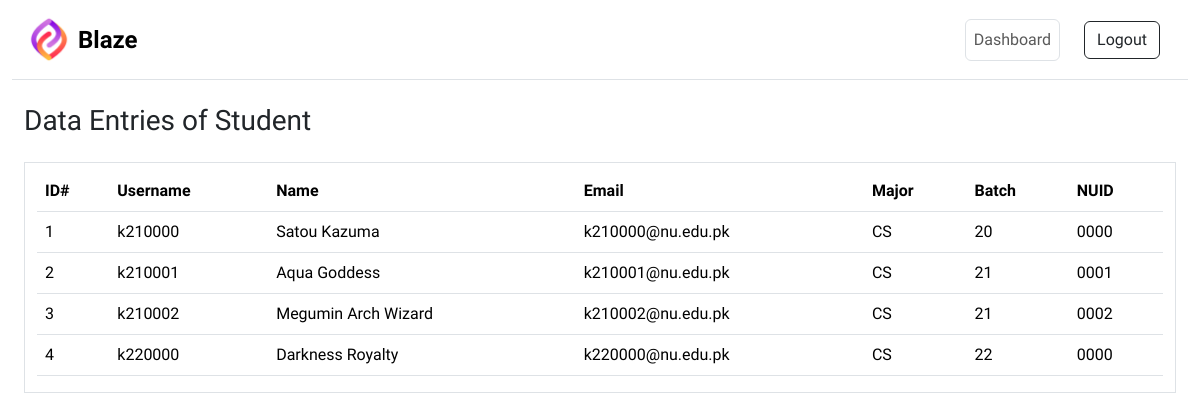
Before: /administration/list_instance/student/ (signed in) with the older database file.
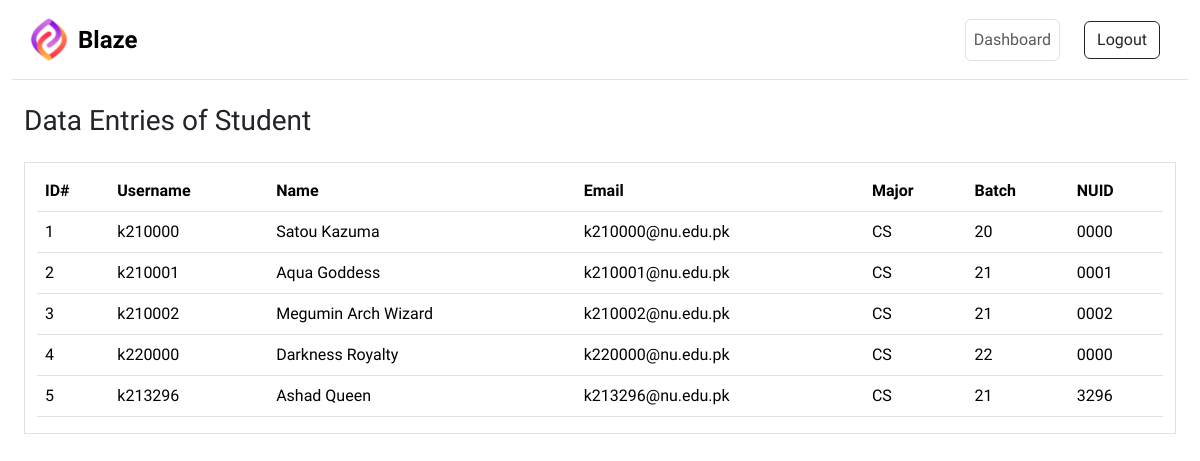
After: the same page with the newer database file.
### BlazeApp/models.py (models this page shows, shortened)
class Student(models.Model):
    Major_Choices = [
        ("CS", "Computer Science"),
        ("SE", "Software Engineering"),
        ("AI", "Artificial Intelligence"),
        ("CYS", "Cyber Security"),
        ("EE", "Electrical Engineering"),
    ]
    user = models.OneToOneField(User, on_delete=models.CASCADE, related_name="student")
    batch = models.CharField(
        max_length=2, null=True, validators=[validate_studentBatch]
    )
    nuid = models.CharField(max_length=4, null=True, validators=[validate_studentNUID])
    major = models.CharField(max_length=30, choices=Major_Choices, null=True)
    class Meta:
        verbose_name = "Student"
        verbose_name_plural = "Students"

class User(AbstractUser):
    profile_picture = models.ImageField(
        upload_to="profile_pics/",
        blank=True,
        null=True,
        default="profile_pics/Default_Profile_Picture.png",
        validators=[
            FileExtensionValidator(
                allowed_extensions=["jpg", "jpeg", "png"]
            ),  # Restrict allowed file extensions
            validate_profilePicture_size,  # Set a maximum file size limit (7 MB in this example)
        ],
    )
    follow = models.ManyToManyField(
        "self", symmetrical=False, related_name="followers", blank=True
    )
    class Meta:
        verbose_name = "User"
        verbose_name_plural = "Users"

### BlazeAdministration/customDecorator.py (the view)
    def _wrapped_view(request, *args, **kwargs):
        if request.user.is_authenticated and request.user.is_superuser:
            return view_func(request, *args, **kwargs)  # Allow access to admin users
        else:
            return views.page_not_found_404(request, exception=404)

### BlazeAdministration/customDecorator.py (called while the page is built)
def admin_required(view_func):
    def _wrapped_view(request, *args, **kwargs):
        if request.user.is_authenticated and request.user.is_superuser:
            return view_func(request, *args, **kwargs)  # Allow access to admin users
        else:
            return views.page_not_found_404(request, exception=404)
    return _wrapped_view

### BlazeAdministration/views.py (called while the page is built)
def list_instance(request, instanceModel):
    entitiesList = ["student", "faculty", "society"]
    if instanceModel not in entitiesList:
        return page_not_found_404(request, exception=404, message="Are you lost bro?")
    if instanceModel == entitiesList[0]:
        dataset = Student.objects.all()
    elif instanceModel == entitiesList[1]:
        dataset = Faculty.objects.all()
    else:
        dataset = Society.objects.all()
    return render(
        request,
        "BlazeAdministration/list_instance.html",
        {"model": instanceModel, "dataset": dataset},
    )

### BlazeAdministration/templates/BlazeAdministration/list_instance.html (shortened to what this page needs)
{% extends 'BlazeAdministration/base_01.html' %}
{% block body %}
  <div class="container-fluid">
    <div class="h3 mt-4 mb-4">Data Entries of {{ model|title }}</div>
    <div class="container-fluid my-3 border pt-2">
      <table class="table table-hover ">
        <thead>
          <tr>
            <th scope="col">ID#</th>
            <th scope="col">Username</th>
            <th scope="col">Name</th>
            <th scope="col">Email</th>
            {% if model == 'student' %}
              <th scope="col">Major</th>
              <th scope="col">Batch</th>
              <th scope="col">NUID</th>
            {% endif %}
          </tr>
        </thead>
        <tbody>
          {% for data in dataset %}
            <tr>
              <td>{{ data.pk }}</td>
              <td>{{ data.user.username }}</td>
              <td>{{ data.user.first_name }} {{ data.user.last_name }}</td>
              <td>{{ data.user.email }}</td>
              {% if model == 'student' %}
                <td>{{ data.major }}</td>
                <td>{{ data.batch }}</td>
                <td>{{ data.nuid }}</td>
              {% endif %}
            </tr>
          {% endfor %}
        </tbody>
      </table>
    </div>
  </div>
{% endblock %}

### BlazeAdministration/templates/BlazeAdministration/base_01.html (shortened to what this page needs)
{% load static %}
<!DOCTYPE html>
<html lang="en">
  <head>
    <link href="https://cdn.jsdelivr.net/npm/bootstrap@5.3.1/dist/css/bootstrap.min.css" rel="stylesheet" />
    <link rel="stylesheet" href="https://cdn.jsdelivr.net/npm/bootstrap-icons@1.10.5/font/bootstrap-icons.css" />
    <link href="{% static 'BlazeAdministration/BlazeAdministration_base_01.css' %}" rel="stylesheet" />
  </head>
  <body>
    {% block navbar %}
      <div class="container-xxl">
        <nav class="navbar navbar-expand-lg bg-body-tertiary border-bottom">
          <div class="container-fluid">
            <a class="navbar-brand d-flex align-items-center justify-content-center" href="{% url 'BlazeAdministration:dashboard' %}">
              <img src="{% static 'BlazeApp/Blaze Logo.png' %}" alt="Logo" width="50px" height="auto" class="d-inline-block align-text-top" />
              <div class="ms-1 fs-4 fw-semibold text-body-emphasis">Blaze</div>
            </a>
            <div class="collapse z-3 navbar-collapse justify-content-lg-end fs-6" id="navbarNav">
              <ul class="navbar-nav mb-2 mb-lg-0">
                <li class="nav-item text-center mx-2 my-auto">
                  <a class="nav-link btn border white-btn p-2" aria-current="page" href="{% url 'BlazeAdministration:dashboard' %}">Dashboard</a>
                </li>
                <li class="nav-item text-center mx-2 rounded">
                  <a class="nav-link" href="{% url 'BlazeAdministration:administration_logout' %}"><button class="col-12 btn btn-outline-dark">Logout</button></a>
                </li>
              </ul>
            </div>
          </div>
        </nav>
      </div>
    {% endblock %}
    <div class="container-xxl">
      {% block body %}
      {% endblock %}
    </div>
  </body>
</html>

### BlazeAdministration/static/BlazeAdministration/BlazeAdministration_base_01.css (style rules this page uses)
body { font-family: 'Raleway', sans-serif; }
.navbar { height: 5rem; background-color: white !important; }
.navbar-collapse { background-color: white !important; }
.white-btn { --bs-btn-color: #000; --bs-btn-bg: #f8f9fa; --bs-btn-border-color: lightgray; --bs-btn-hover-color: #000; --bs-btn-hover-bg: #d3d4d5; --bs-btn-hover-border-color: #c6c7c8; --bs-btn-focus-shadow-rgb: 211, 212, 213; --bs-btn-active-color: #000; --bs-btn-active-bg: #c6c7c8; --bs-btn-active-border-color: #babbbc; --bs-btn-active-shadow: inset 0 3px 5px rgba(0, 0, 0, 0.125); --bs-btn-disabled-color: #000; --bs-btn-disabled-bg: #f8f9fa; --bs-btn-disabled-border-color: #f8f9fa; }

Changed rows visible on the page:
added Student: pk "5", user.username "k213296", user.first_name "Ashad", user.last_name "Queen", user.email "k213296@nu.edu.pk", major "CS", batch "21", nuid "3296"
